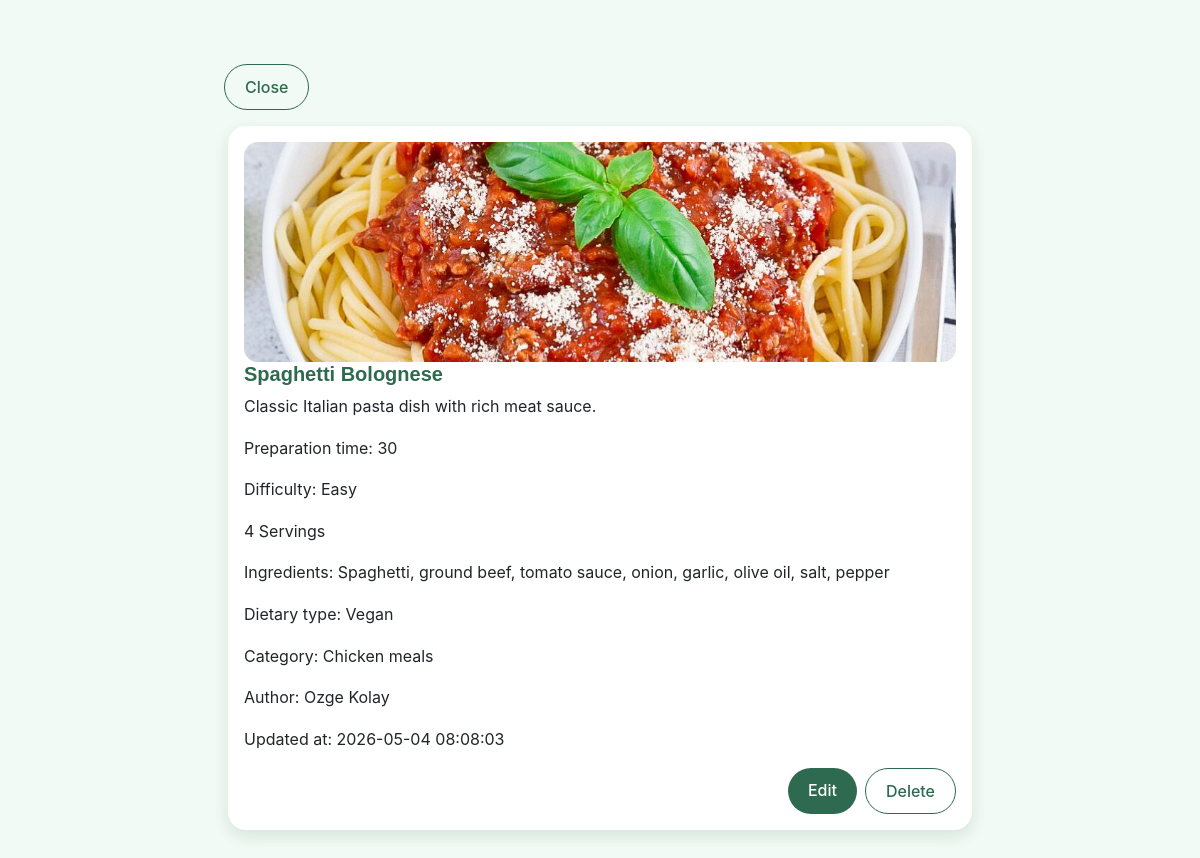
The page /recipes/details.php?recipeid=1 (signed in) on the database its author committed.
### tables this page shows
CREATE TABLE IF NOT EXISTS `recipes` (
  `id` int NOT NULL AUTO_INCREMENT,
  `title` varchar(255) NOT NULL,
  `description` text,
  `recipe_picture` varchar(255) DEFAULT NULL,
  `ingredients` text NOT NULL,
  `instructions` longtext NOT NULL,
  `prep_time` int NOT NULL,
  `dietary_type` enum('Vegeterian','Non-vegeterian','Vegan') NOT NULL,
  `category` enum('Chicken meals','Vegetables','Desserts','Fish meals') DEFAULT NULL,
  `created_at` timestamp NULL DEFAULT CURRENT_TIMESTAMP,
  `updated_at` timestamp NULL DEFAULT CURRENT_TIMESTAMP ON UPDATE CURRENT_TIMESTAMP,
  `difficulty` enum('Easy','Medium','Complicated') DEFAULT NULL,
  `servings` int NOT NULL,
  `author_id` int DEFAULT NULL,
  PRIMARY KEY (`id`),
  KEY `fk_recipes_author` (`author_id`)
);

CREATE TABLE IF NOT EXISTS `users` (
  `id` int NOT NULL AUTO_INCREMENT,
  `first_name` varchar(255) NOT NULL,
  `last_name` varchar(255) NOT NULL,
  `user_image` varchar(255) DEFAULT NULL,
  `email` varchar(255) NOT NULL,
  `password` varchar(255) NOT NULL,
  `role` enum('User','Admin') DEFAULT 'User',
  `status` enum('Active','Blocked') DEFAULT 'Active',
  `created_at` timestamp NULL DEFAULT CURRENT_TIMESTAMP,
  `updated_at` timestamp NULL DEFAULT CURRENT_TIMESTAMP ON UPDATE CURRENT_TIMESTAMP,
  PRIMARY KEY (`id`),
  UNIQUE KEY `email` (`email`)
);

### recipes/details.php (the view, shortened to what this page needs)
<?php
require_once "../components/db_connect.php";
$user_id = isset($_SESSION['adm']) ? $_SESSION['adm'] : $_SESSION['user'];
$recipe_id = $_GET['recipeid'];
$sql_query = "SELECT recipes.*, users.first_name, users.last_name
              FROM recipes
              LEFT JOIN users ON author_id = users.id
              WHERE recipes.id = $recipe_id";
$result = mysqli_query($connect, $sql_query);
$display_data = "";
if (mysqli_num_rows($result) > 0) {
    $recipe = mysqli_fetch_assoc($result);
    $display_data = "
    <div class='container mt-3'>
    <a href='recipe.php' class='btn btn-outline-dark'>Close</a>
</div>
    <div class='card m-3'>
        <div class='card-body'>
            <img src='../pictures/$recipe[recipe_picture]' class='card-img-top' alt='$recipe[title]'>
            <h5 class='card-title'>$recipe[title]</h5>
            <p class='card-text'>$recipe[description]</p>
            <p>Preparation time: $recipe[prep_time]</p>
            <p>Difficulty: $recipe[difficulty]</p>
            <p>$recipe[servings] Servings</p>
            <p>Ingredients: $recipe[ingredients]</p>
            <p>Dietary type: $recipe[dietary_type]</p>
            <p>Category: $recipe[category]</p>
            <p>Author: $recipe[first_name] $recipe[last_name]</p>
            <p>Updated at: $recipe[updated_at]</p>
    ";
    if ($user_id == $recipe['author_id']) {
        $display_data .= "
            <div class='d-flex justify-content-end gap-2 mt-3'>
                <a href='edit.php?recipeid={$recipe['id']}' class='btn btn-dark'>Edit</a>
                <a href='delete.php?recipeid={$recipe['id']}' class='btn btn-outline-dark'>Delete</a>
            </div>
        ";
    }
    $display_data .= "
        </div>
    </div>
    ";
} else {
    header("Location: recipe.php");
    exit();
}
$display_data .= "
    <div class='d-flex justify-content-end gap-2 mt-3 flex-wrap'>
";
?>
<!DOCTYPE html>
<html lang="en">
<head>
    <link rel="stylesheet" href="https://cdnjs.cloudflare.com/ajax/libs/font-awesome/7.0.1/css/all.min.css" />
    <link href="https://cdn.jsdelivr.net/npm/bootstrap@5.3.8/dist/css/bootstrap.min.css" rel="stylesheet">
    <link rel="stylesheet" href="../css/main.css">
    <link rel="stylesheet" href="../css/recipe.css">
    <link rel="stylesheet" href="../css/details.css">
</head>
<body>
    <main class="container py-5">
        <div class="row justify-content-center">
            <div class="col-lg-8">
                <?= $display_data ?>
            </div>
        </div>
    </main>
</body>
</html>

### css/main.css (style rules this page uses)
:root { --green-dark: #2d6a4f; --green-darker: #1b4332; --green-light: #74c69d; --green-soft: #d8f3dc; --green-click: #95d5b2; --green-bg: #f1faf4; --white: #ffffff; --text-dark: #1f2933; --text-muted: #6c757d; }
main { flex: 1; }
html, body { height: 100%; }
body { background-color: var(--green-bg); color: var(--text-dark); display: flex; flex-direction: column; font-family: "Inter", sans-serif; }
h1, h2, h3, h5 { font-family: "Poppins", sans-serif; }
.container { max-width: 1300px; }
p { line-height: 1.6; }
a { text-decoration: none; }
.btn { border-radius: 999px; padding: 10px 20px; font-weight: 500; transition: all 0.2s ease; }
.btn-dark, .btn-primary, .btn-success { background: var(--green-dark) !important; border: none !important; color: white !important; }
.btn-outline-dark { color: var(--green-dark) !important; border-color: var(--green-dark) !important; }
.card { border: none; border-radius: 18px; box-shadow: 0 6px 15px rgba(27, 67, 50, 0.12); transition: transform 0.25s ease, box-shadow 0.25s ease; }
.card h5, .card h6, .section-title { color: var(--green-dark); font-weight: bold; }

### css/recipe.css (style rules this page uses)
.recipe-card img, .card-img-top { height: 220px; object-fit: cover; border-radius: 14px; }
.row { row-gap: 24px; }

### rows shown on the page
recipes: recipe_picture (picture), title "Spaghetti Bolognese", description "Classic Italian pasta dish with rich meat sauce.", prep_time "30", difficulty "Easy", servings "4", ingredients "Spaghetti, ground beef, tomato sauce, onion, garlic, olive oil, salt, pepper", dietary_type "Vegan", category "Chicken meals", author.first_name "Ozge", author.last_name "Kolay", updated_at "2026-05-04 08:08:03"
